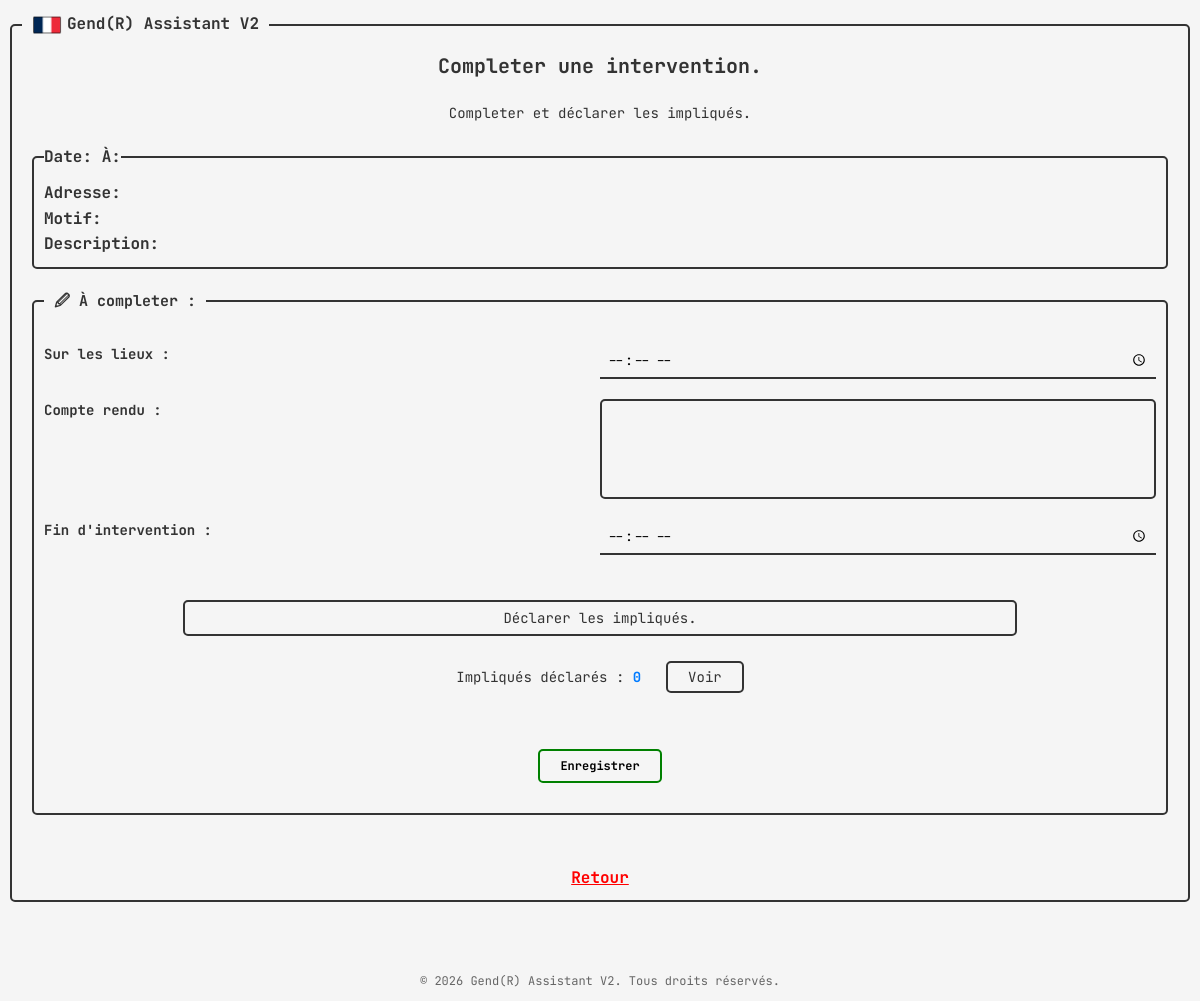
Before: /complete?intervention_id=5 (signed in) with the older database file.
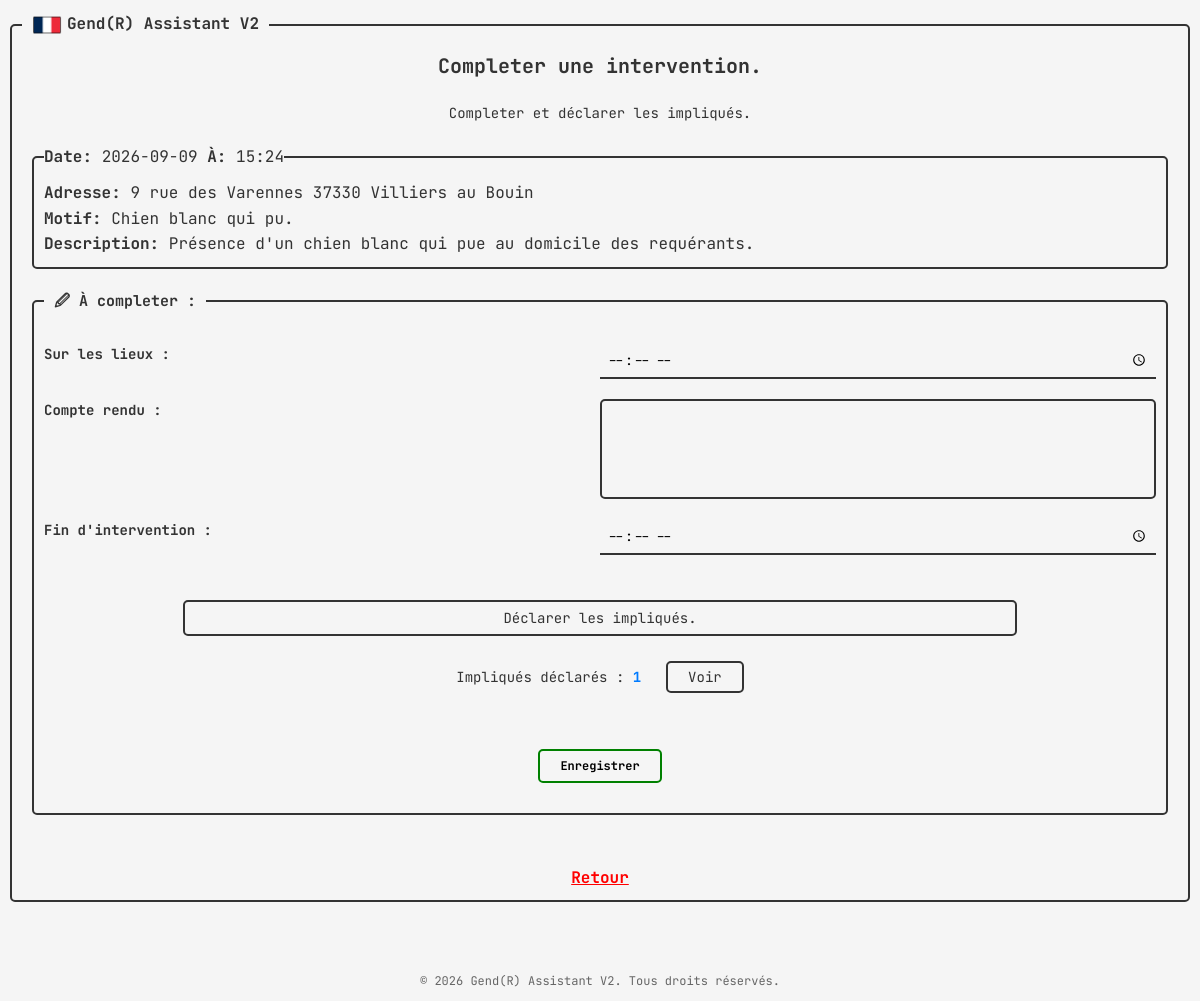
After: the same page with the newer database file.
### tables this page shows
CREATE TABLE interventions (
                id INTEGER PRIMARY KEY AUTOINCREMENT,
                username TEXT NOT NULL,
                date TEXT NOT NULL,
                hour TEXT NOT NULL,
                location TEXT NOT NULL,
                type TEXT NOT NULL,
                description TEXT NOT NULL,
                arrived TEXT,
                cr TEXT,
                endhour TEXT
                );

### app.py (the view, shortened to what this page needs)
@app.route('/complete', methods=['GET', 'POST'])
def complete():
    if 'username' not in session:
                return redirect(url_for('login'))
    if request.method == 'GET':
        intervention_id = request.args.get('intervention_id')
        success = request.args.get('success')
        error = request.args.get('error')
        intervention = db_handler.get_intervention_by_id(intervention_id)
        persons_count = len(db_handler.get_person_interventions(intervention_id))
        return render_template('complete_page.html', intervention=intervention, persons=persons_count, success=success, error=error)

### database_handler.py (called while the page is built)
    def get_intervention_by_id(self, intervention_id):
        conn = sqlite3.connect(self.path)
        cursor = conn.cursor()
        cursor.execute('SELECT * FROM interventions WHERE id = ?', (intervention_id,))
        intervention = cursor.fetchone()
        conn.close()
        return intervention

    def get_person_interventions(self, intervention_id):
        conn = sqlite3.connect('database.db')
        cursor = conn.cursor()
        cursor.execute("SELECT * FROM persons WHERE intervention_id = ?", (intervention_id,))
        persons = cursor.fetchall()
        conn.close()
        return persons

### templates/complete_page.html (shortened to what this page needs)
{% extends "base.html" %}
{% block content %}
    <div class="title">
        <h3>Completer une intervention.</h3>
        <p>Completer et déclarer les impliqués.</p>
    </div>
    <div class="existing-data">
        <fieldset>
            <legend><strong>Date:</strong> {{ intervention[2] }} <strong>À:</strong> {{ intervention[3] }}</legend>
            <p><strong>Adresse:</strong> {{ intervention[4] }}</p>
            <p><strong>Motif:</strong> {{ intervention[5] }}</p>
            <p><strong>Description:</strong> {{ intervention[6] }}</p>
        </fieldset>
    </div>
    <div class="to-complete">
        <fieldset>
            <legend><strong>&#128393; À completer :</strong></legend>
            <form action="{{ url_for('complete') }}" method="POST">
                <div>
                    <label for="arrived">Sur les lieux :</label>
                    <input type="time" name="arrived" id="arrived" value="{{ intervention[7] }}">
                </div>
                <div>
                    <label for="cr">Compte rendu :</label>
                    <textarea name="cr" id="cr">{{ intervention[8] or '' }}</textarea>
                </div>
                <div>
                    <label for="endhour">Fin d'intervention :</label>
                    <input type="time" name="endhour" id="endhour" value="{{ intervention[9] }}">
                </div>
                <div class="buttons">
                    <a href="{{ url_for('add_person', intervention_id=intervention[0]) }}">Déclarer les impliqués.</a>
                    <p>Impliqués déclarés : <strong>{{ persons }}</strong><a href="{{ url_for('view_persons', intervention_id=intervention[0]) }}">Voir</a></p>
                    <button type="submit">Enregistrer</button>
                </div>
            </form>
        </fieldset>
        <a class="abord" href="{{ url_for('homepage') }}">Retour</a>
    </div>
{% endblock %}

Changed rows visible on the page:
added interventions: date "2026-09-09", hour "15:24", location "9 rue des Varennes 37330 Villiers au Bouin", type "Chien blanc qui pu.", description "Présence d'un chien blanc qui pue au domicile des requérants."
Other visible differences:
{{ persons }}: "0" → "1"
